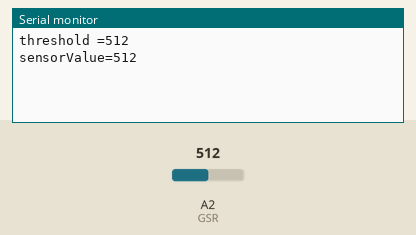
Bench run of a sketch on a simulated Arduino Uno, built with avr-gcc and run on an emulated ATmega328P. On the bench: the last lines printed to the serial monitor. Inputs (shaded band) come from the test bench; at power-on: A2 (GSR) = 512.

Above: at 4.7 s.
4.8 s: A2 (GSR) set to 490
At 6.1 s:
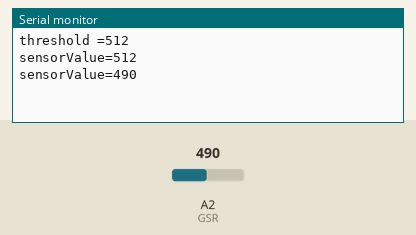
6.3 s: A2 (GSR) set to 510
At 8.3 s:
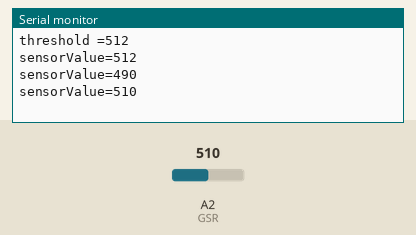
Timing chart, 0 to 9.8 s (numbered marks = the images above; inputs shaded):
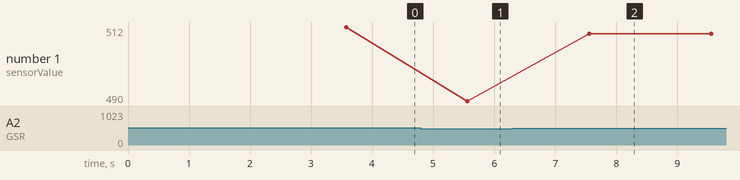

The sketch:

testGRS.ino
```cpp
const int GSR=A2;
int threshold=0;
int sensorValue;

void setup(){
  long sum=0;
  Serial.begin(9600);
  delay(1000);

  for(int i=0;i<500;i++)
  {
  sensorValue=analogRead(GSR);
  sum += sensorValue;
  delay(5);
  }
  threshold = sum/500;
   Serial.print("threshold =");
   Serial.println(threshold);
  }

void loop(){
  int temp;
  sensorValue=analogRead(GSR);
  Serial.print("sensorValue=");
  Serial.println(sensorValue);
  temp = threshold - sensorValue;
  delay(2000);
  if(abs(temp)>50)
  {
    sensorValue=analogRead(GSR);
    temp = threshold - sensorValue;
  }
}
```

Measured:
- after the input at 4.8 s, the serial monitor: prints a new line after 0.76 s (image 1)
- after the input at 6.3 s, the serial monitor: prints a new line after 1.3 s (image 2)
- plotted number 1: 512 → 490 after the input at 4.8 s, 490 → 510 after the input at 6.3 s
